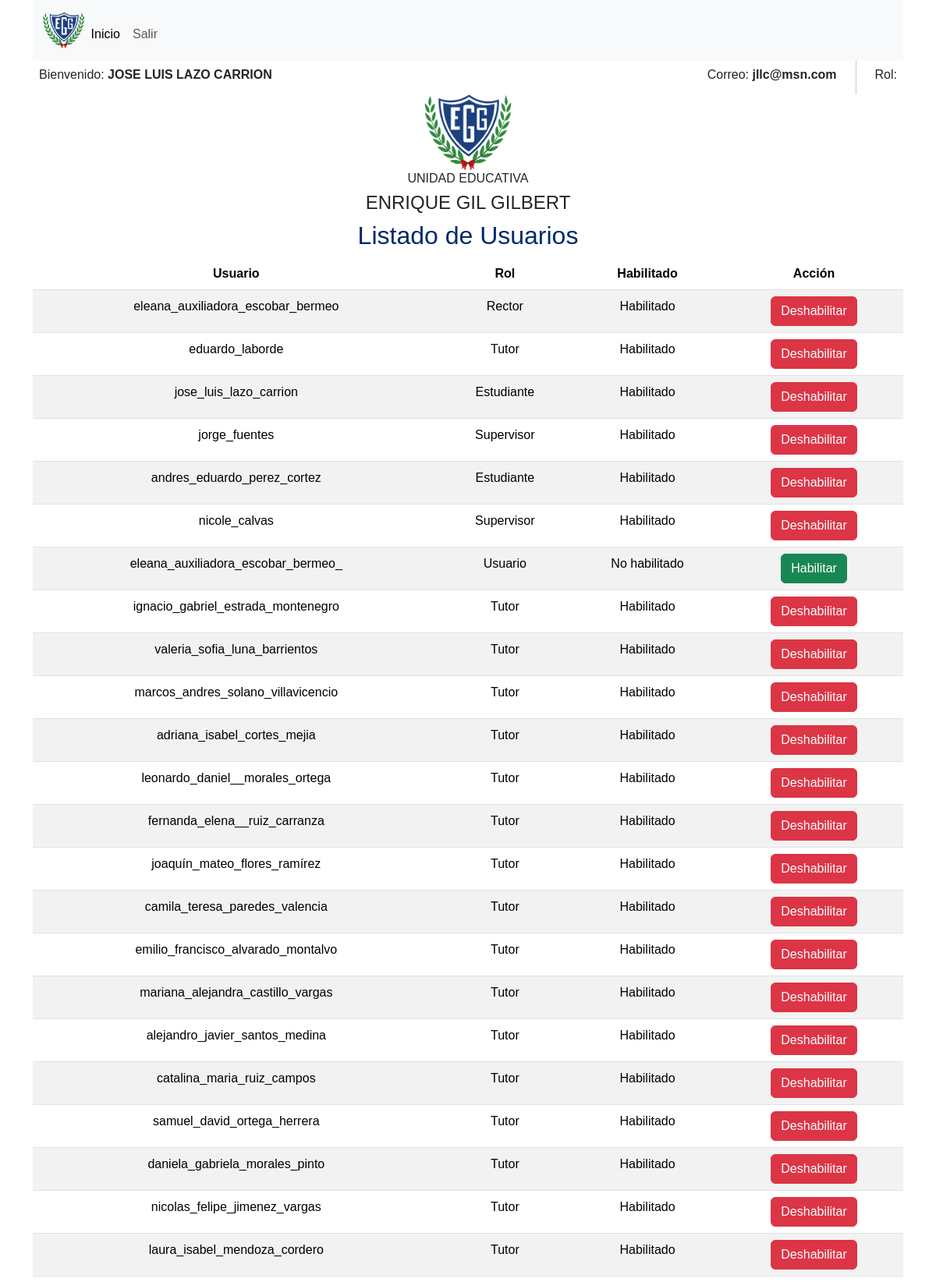
The page /listar_usuarios/ (signed in, upper part) on the database its author committed.
### estudiantes/models.py (models this page shows, shortened)
class Perfil(models.Model):
    user = models.OneToOneField(User, on_delete=models.CASCADE)
    cedula = models.CharField(max_length=10, default='0000000000')
    nombres = models.CharField(max_length=100, default='')
    apellidos=models.CharField(max_length=100, default='')
    rol = models.ForeignKey(Rol, on_delete=models.SET_NULL, null=True, blank=True)
    estado_ingreso = models.CharField(max_length=20, default='Espera')
    estado_carta_aprobacion = models.CharField(max_length=20, default='Espera1')
    tutor = models.ForeignKey(Tutor, on_delete=models.SET_NULL, null=True, blank=True, related_name='perfiles')
    tutor_asignado_estado = models.CharField(max_length=20, default='Espera')
    supervisor= models.CharField(max_length=20, default='Espera1')
    ia_respuesta = models.CharField(max_length=500, default='Sin Respuesta')
    ia_estado = models.CharField(max_length=20, default='Espera')
    empresa_nombre = models.ForeignKey(Empresa, null=True, blank=True, on_delete=models.SET_NULL)
    empresa_estado = models.CharField(max_length=20, default='Espera')
    reporte_estado = models.CharField(max_length=20, default='Espera1')
    habilitado = models.BooleanField(default=True)
    reporte_numero = models.IntegerField(default=0)
    reporte_fecha_inicio = models.DateField(default=date.today)
    reporte_fecha_final = models.DateField(default=date.today)
    especializacion = models.CharField(max_length=50, default='Especializacion')
    visitas = models.IntegerField(default=0)

class Rol(models.Model):
    nombre = models.CharField(max_length=50)

### estudiantes/views.py (the view)
# urls.py: path('listar_usuarios/', views.listar_usuarios, name='listar_usuarios'),
@login_required
def listar_usuarios(request):
    rol_admin = Rol.objects.get(nombre='Administrador')
    usuarios = Perfil.objects.exclude(rol=rol_admin.pk)
    context = {
        'usuarios': usuarios,
    }
    return render(request, 'listar_usuarios.html', context)

### templates/listar_usuarios.html (shortened to what this page needs)
{% extends 'bases/basehome.html' %}
{% block content %}
<h2>Listado de Usuarios</h2>
<table class="table table-striped table-hover">
    <thead>
        <tr>
            <th>Usuario</th>
            <th>Rol</th>
            <th>Habilitado</th>
            <th>Acción</th>
        </tr>
    </thead>
    <tbody>
        {% for usuario in usuarios %}
        <tr>
            <td>{{ usuario.user }}</td>
            <td>{{ usuario.rol.nombre }}</td>
            <td>{% if usuario.habilitado %}
                    Habilitado  </td>
                    <td>
                        <form method="post" action="{% url 'eliminar_usuario' usuario.pk %}" onsubmit="return confirm('¿Estás seguro de que deseas deshabilitar a este usuario?');">
                            <button type="submit" class="btn btn-danger">Deshabilitar</button>
                        </form>
                {% else %}
                    No habilitado </td>
                    <td>
                        <form method="post" action="{% url 'habilitar_usuario' usuario.pk %}" onsubmit="return confirm('¿Estás seguro de que deseas deshabilitar a este usuario?');">
                            <button type="submit" class="btn btn-success">Habilitar</button>
                        </form>
                {% endif %}
            </td>
        </tr>
        {% endfor %}
    </tbody>
</table>
{% endblock %}

### templates/bases/basehome.html (shortened to what this page needs)
{% load static %}
<!DOCTYPE html>
<html lang="es">
<head>
    <link href="https://cdn.jsdelivr.net/npm/bootstrap@5.3.3/dist/css/bootstrap.min.css" rel="stylesheet">
    <link href="{% static "css/style.css" %}" rel="stylesheet" type="text/css">
    <link href="{% static "css/respuesta.css" %}" rel="stylesheet" type="text/css">
</head>
<body>
<header class="container">
  <nav class="navbar navbar-expand-lg bg-body-tertiary">
    <div class="container-fluid">
        <img src="{% static 'img/logopeque.png' %}" width="5%" alt="Logo">
      <div class="collapse navbar-collapse" id="navbarNav">
        <ul class="navbar-nav">
          <li class="nav-item">
            <a class="nav-link active" href="{% url 'home' %}">Inicio</a>
        </li>
            <li class="nav-item"> <a class="nav-link" href="{% url 'logout' %}">Salir</a> </li>
        </ul>
      </div>
    </div>
  </nav>
</header>
  <div class="container">
    <div class="hstack gap-3">
      <div class="p-2"><h6>Bienvenido: <strong>{{user.first_name|upper}} {{user.last_name|upper}}</strong></h6></div>
      <div class="p-2 ms-auto"><h6>Correo: <strong> {{request.session.email}} </strong></h6></div>
      <div class="p-2"><h6>Rol: <strong>{{request.session.rol|upper}}</strong></h6></div>
    </div>
  </div>
  <div class="container text-center">
    <img  src="{% static 'img/logo.png' %}" width="10%" alt="Logo">
    <h6 class=" titulo-text">UNIDAD EDUCATIVA</h6>
    <h4 class="titulo-text">ENRIQUE GIL GILBERT</h4>
    {% block content %}
    {% endblock %}
  </div>
  </body>
</html>

### static/css/style.css (style rules this page uses)
h2 { color: #00296b !important; }

### static/css/respuesta.css (style rules this page uses)
div { font-family: Arial, sans-serif; line-height: 1.6; }
ul { margin: 10px 0; }
li { margin: 5px 0; }

### rows shown on the page
Perfil: user "eleana_auxiliadora_escobar_bermeo", rol.nombre "Rector", habilitado "Habilitado"
Perfil: user "eduardo_laborde", rol.nombre "Tutor", habilitado "Habilitado"
Perfil: user "jose_luis_lazo_carrion", rol.nombre "Estudiante", habilitado "Habilitado"
Perfil: user "jorge_fuentes", rol.nombre "Supervisor", habilitado "Habilitado"
Perfil: user "andres_eduardo_perez_cortez", rol.nombre "Estudiante", habilitado "Habilitado"
Perfil: user "nicole_calvas", rol.nombre "Supervisor", habilitado "Habilitado"
Perfil: user "eleana_auxiliadora_escobar_bermeo_", rol.nombre "Usuario", habilitado "No habilitado"
Perfil: user "ignacio_gabriel_estrada_montenegro", rol.nombre "Tutor", habilitado "Habilitado"
Perfil: user "valeria_sofia_luna_barrientos", rol.nombre "Tutor", habilitado "Habilitado"
Perfil: user "marcos_andres_solano_villavicencio", rol.nombre "Tutor", habilitado "Habilitado"
Perfil: user "adriana_isabel_cortes_mejia", rol.nombre "Tutor", habilitado "Habilitado"
Perfil: user "leonardo_daniel__morales_ortega", rol.nombre "Tutor", habilitado "Habilitado"
Perfil: user "fernanda_elena__ruiz_carranza", rol.nombre "Tutor", habilitado "Habilitado"
Perfil: user "joaquín_mateo_flores_ramírez", rol.nombre "Tutor", habilitado "Habilitado"
Perfil: user "camila_teresa_paredes_valencia", rol.nombre "Tutor", habilitado "Habilitado"
Perfil: user "emilio_francisco_alvarado_montalvo", rol.nombre "Tutor", habilitado "Habilitado"
Perfil: user "mariana_alejandra_castillo_vargas", rol.nombre "Tutor", habilitado "Habilitado"
Perfil: user "alejandro_javier_santos_medina", rol.nombre "Tutor", habilitado "Habilitado"
Perfil: user "catalina_maria_ruiz_campos", rol.nombre "Tutor", habilitado "Habilitado"
Perfil: user "samuel_david_ortega_herrera", rol.nombre "Tutor", habilitado "Habilitado"
Perfil: user "daniela_gabriela_morales_pinto", rol.nombre "Tutor", habilitado "Habilitado"
Perfil: user "nicolas_felipe_jimenez_vargas", rol.nombre "Tutor", habilitado "Habilitado"
Perfil: user "laura_isabel_mendoza_cordero", rol.nombre "Tutor", habilitado "Habilitado"

### other values the page prints
{{ user.first_name|upper }} "JOSE LUIS"
{{ user.last_name|upper }} "LAZO CARRION"
{{ request.session.email }} "jllc@msn.com"
